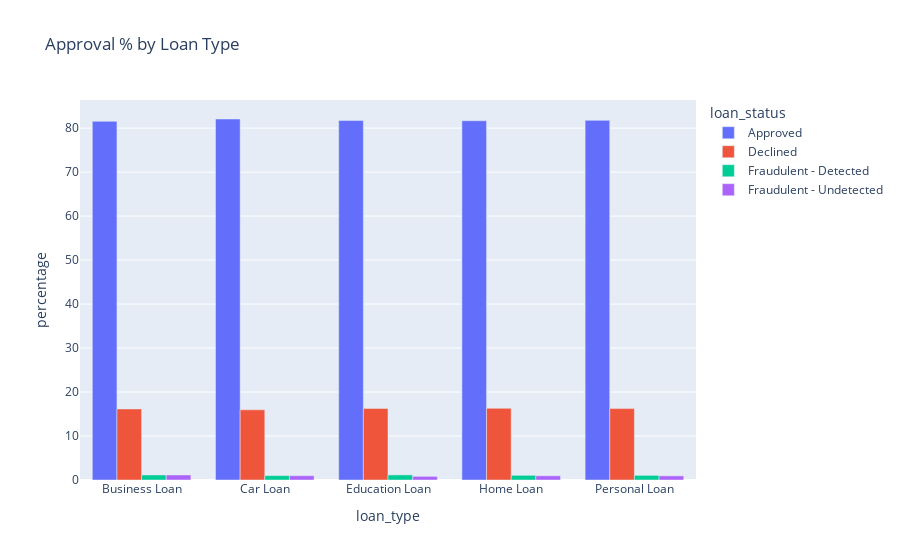

Notebook source saved alongside this figure:
### Markdown cell above
### (b)Plotly bar for loan_type vs approval rate

### Code cell
# Plotly bar for loan_type vs approval rate
import plotly.express as px

plot_df = (
    df.groupby("loan_type")["loan_status"]
      .value_counts(normalize=True)
      .mul(100)
      .rename("percentage")
      .reset_index()
)
fig = px.bar(plot_df, x="loan_type", y="percentage",
             color="loan_status", barmode="group",
             title="Approval % by Loan Type")
fig.show()

### Figure 1 — Plotly figure (JSON) as saved in the notebook; plotly's stock layout.template omitted (floating-point values rounded to 4 significant figures)
{"data": [{"alignmentgroup": "True", "hovertemplate": "loan_status=Approved<br>loan_type=%{x}<br>percentage=%{y}<extra></extra>", "legendgroup": "Approved", "marker": {"color": "#636efa", "pattern": {"shape": ""}}, "name": "Approved", "offsetgroup": "Approved", "orientation": "v", "showlegend": true, "textposition": "auto", "type": "bar", "x": ["Business Loan", "Car Loan", "Education Loan", "Home Loan", "Personal Loan"], "xaxis": "x", "y": [81.55, 82.07, 81.75, 81.68, 81.77], "yaxis": "y"}, {"alignmentgroup": "True", "hovertemplate": "loan_status=Declined<br>loan_type=%{x}<br>percentage=%{y}<extra></extra>", "legendgroup": "Declined", "marker": {"color": "#EF553B", "pattern": {"shape": ""}}, "name": "Declined", "offsetgroup": "Declined", "orientation": "v", "showlegend": true, "textposition": "auto", "type": "bar", "x": ["Business Loan", "Car Loan", "Education Loan", "Home Loan", "Personal Loan"], "xaxis": "x", "y": [16.16, 15.95, 16.26, 16.3, 16.24], "yaxis": "y"}, {"alignmentgroup": "True", "hovertemplate": "loan_status=Fraudulent - Detected<br>loan_type=%{x}<br>percentage=%{y}<extra></extra>", "legendgroup": "Fraudulent - Detected", "marker": {"color": "#00cc96", "pattern": {"shape": ""}}, "name": "Fraudulent - Detected", "offsetgroup": "Fraudulent - Detected", "orientation": "v", "showlegend": true, "textposition": "auto", "type": "bar", "x": ["Business Loan", "Car Loan", "Education Loan", "Home Loan", "Personal Loan"], "xaxis": "x", "y": [1.144, 0.9959, 1.157, 1.064, 1.058], "yaxis": "y"}, {"alignmentgroup": "True", "hovertemplate": "loan_status=Fraudulent - Undetected<br>loan_type=%{x}<br>percentage=%{y}<extra></extra>", "legendgroup": "Fraudulent - Undetected", "marker": {"color": "#ab63fa", "pattern": {"shape": ""}}, "name": "Fraudulent - Undetected", "offsetgroup": "Fraudulent - Undetected", "orientation": "v", "showlegend": true, "textposition": "auto", "type": "bar", "x": ["Business Loan", "Car Loan", "Education Loan", "Home Loan", "Personal Loan"], "xaxis": "x", "y": [1.144, 0.9758, 0.8282, 0.9547, 0.9381], "yaxis": "y"}], "layout": {"barmode": "group", "legend": {"title": {"text": "loan_status"}, "tracegroupgap": 0}, "title": {"text": "Approval % by Loan Type"}, "xaxis": {"anchor": "y", "domain": [0, 1], "title": {"text": "loan_type"}}, "yaxis": {"anchor": "x", "domain": [0, 1], "title": {"text": "percentage"}}}}
